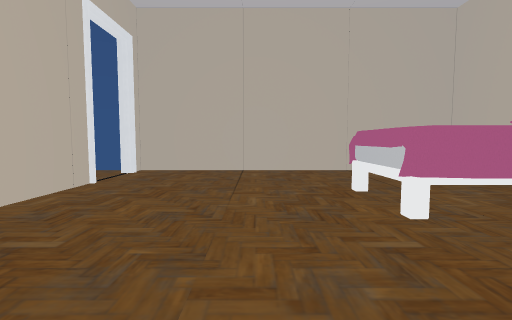
[1] (above)

12 first-person views from a walk through a scene from a Unity 3-D project. The camera is 0.72 m above the floor, tilts 4° down and sees 85° across. Doors are open. The floor is counted in squares, 0.5 m on a side. Each view is taken from the middle of a square. On the plan, view 1 faces up. The plan holds only what a view shows up to about 14 squares ahead; the rest is blank. The player is left out.

[2]
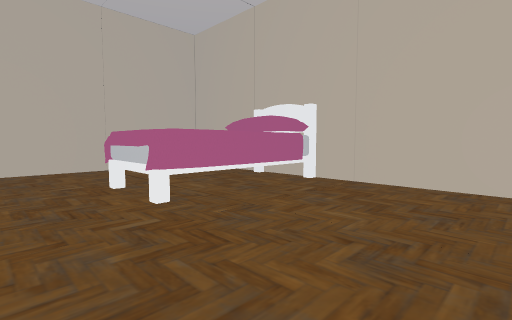

[3]
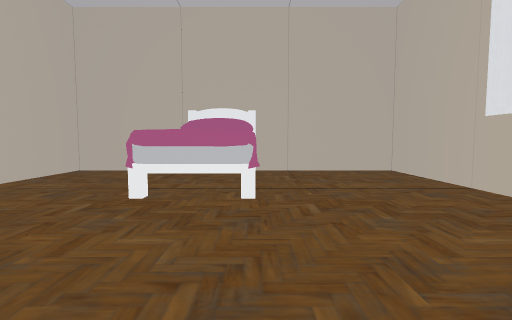

[4]
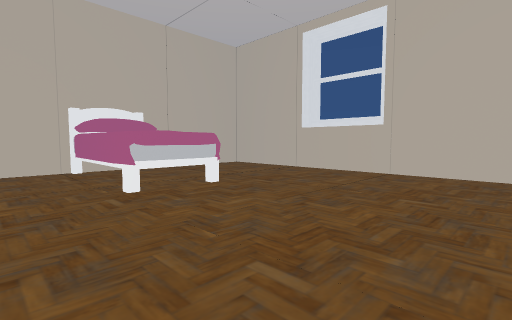

[5]
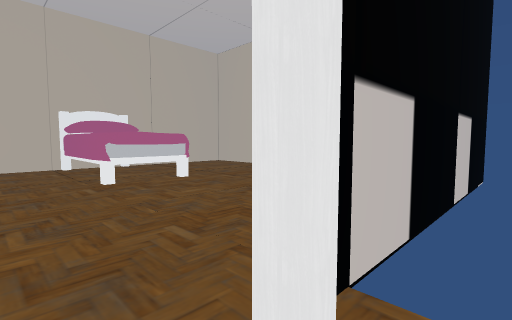

[6]
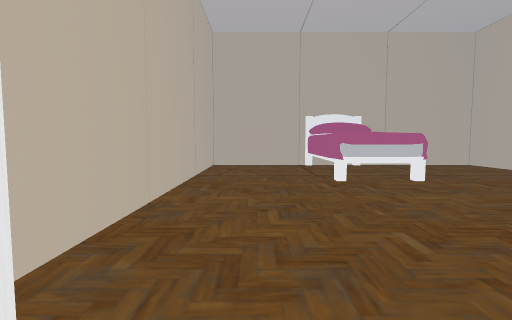

[7]
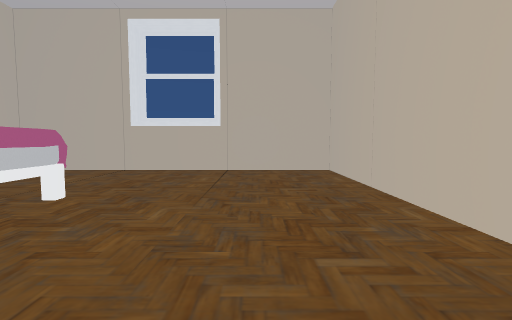

[8]
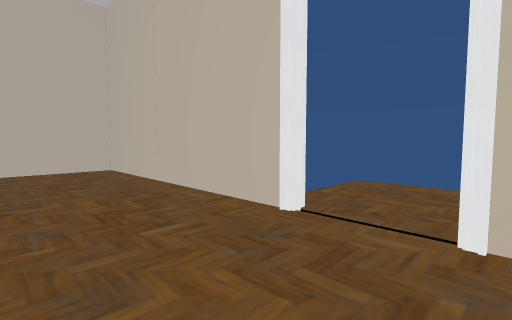

[9]
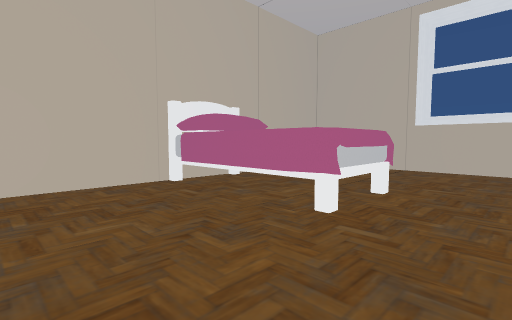

[10]
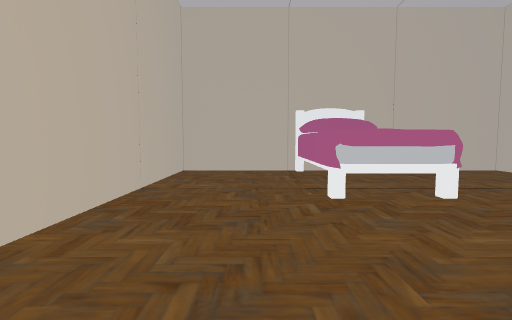

[11]
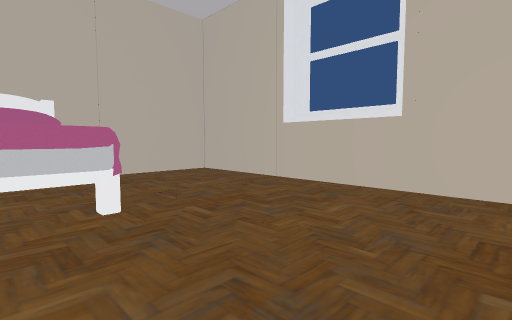

[12]
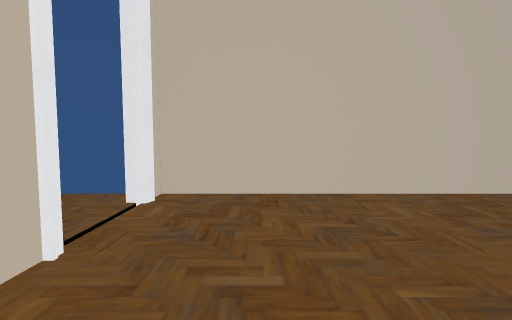

### Floor plan
Points are (right, up) in squares from view 1. A wall is a line through its corners. A room is listed if a view was taken in it or the views show most of it. See-through windows are left out.
Room 1 (views 1, 2, 3, 4, 7, 8, 9, 10, 11, 12)
walls: (-5.6, 9.7) (-5.6, -1.5) (9.4, -1.5) (9.4, 4.5); (9.4, 8.5) (9.4, 13.5) (-5.6, 13.5) (-5.6, 12.3)
ways out: open door at (-6, 11) to room 2
objects: bed (3, 5) to (9, 8)
Room 2 (views 5, 6)
walls: (-6.1, 9.3) (-5.6, 9.7)
ways out: open door at (-6, 11) to room 1

Where each view was taken, in squares from view 1:
view 1: 0 up, 0 right, facing up
view 2: 1 down, 0 right, facing up-right
view 3: 5 up, 4 left, facing right
view 4: 11 up, 5 left, facing down-right
view 5: 11 up, 7 left, facing down-right
view 6: 11 up, 7 left, facing right
view 7: 12 up, 2 left, facing down
view 8: 13 up, 1 left, facing down-left
view 9: 13 up, 0 right, facing down-right
view 10: 10 up, 4 left, facing right
view 11: 7 up, 3 left, facing down-right
view 12: 6 up, 3 left, facing up
